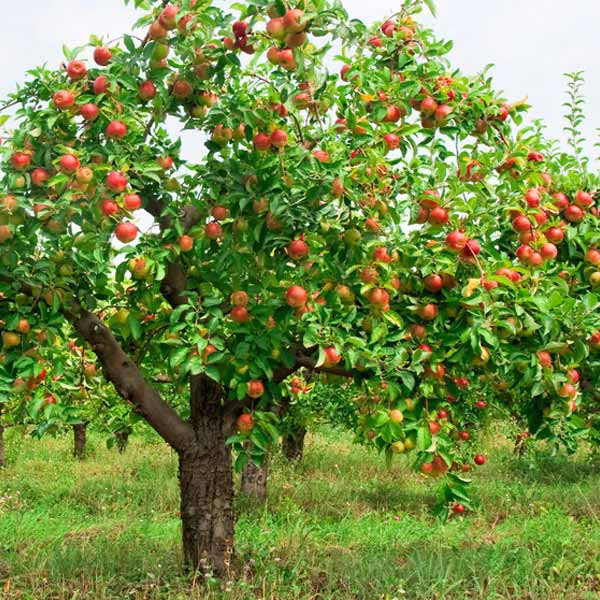
#> input picture LAB_5/apple.jpg, 600 x 600 px
$ python lab5_2_DS.py
#> lines starting #> are read from the running program, lines starting #| are printed output that depends on the picture; after the words box and inside, x2 and y2 are one past the last pixel; in counts of white or black regions, pixels touching at a corner belong together
import cv2
import numpy as np


IMAGE_PATH = "apple.jpg"

OUTPUT_CLUSTERED = "clustered_image.png"
OUTPUT_APPLES_MASK = "apples_mask.png"
OUTPUT_APPLES_SELECTED = "apples_selected.png"
OUTPUT_RESULT = "apples_counted_result.png"

K = 5

MIN_OBJECT_AREA = 80
MAX_OBJECT_AREA = 8000
MIN_CIRCULARITY = 0.20

SPLIT_CLUSTER_AREA = 500
MIN_APPLE_RADIUS = 5
PEAK_THRESHOLD = 0.45
MIN_FILL_RATIO = 0.20


image = cv2.imread(IMAGE_PATH)
#> image is the input picture: shape (600, 600, 3); mean B, G, R 70.7, 139.2, 119.3

if image is None:
    print("Image was not found")
    exit()

image = cv2.resize(image, (600, 600))
blurred = cv2.GaussianBlur(image, (5, 5), 0)
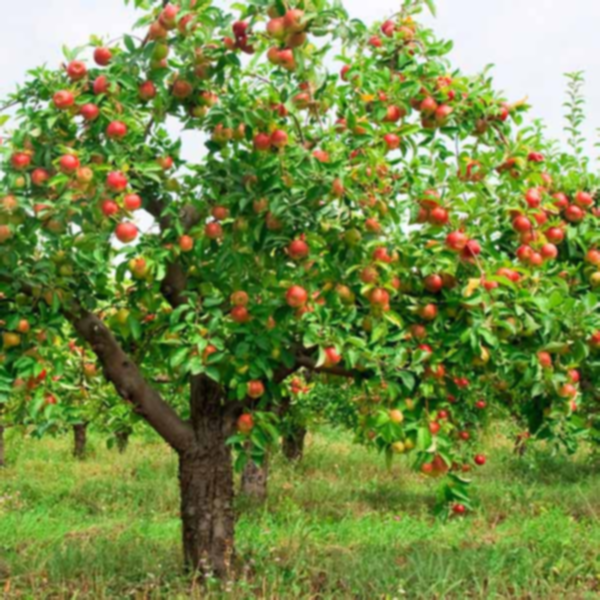
#> blurred: shape (600, 600, 3); mean B, G, R 70.7, 139.2, 119.3

lab_image = cv2.cvtColor(blurred, cv2.COLOR_BGR2LAB)
#> lab_image: shape (600, 600, 3); mean of channels 0, 1, 2 139.9, 110.7, 161.9

pixels = lab_image.reshape((-1, 3))
pixels = np.float32(pixels)

criteria = (
    cv2.TERM_CRITERIA_EPS + cv2.TERM_CRITERIA_MAX_ITER,
    100,
    0.2
)

_, labels, centers = cv2.kmeans(
    pixels,
    K,
    None,
    criteria,
    10,
    cv2.KMEANS_RANDOM_CENTERS
)
#> centers = [[237.8, 124.5, 131.2], [120.5, 104.3, 166.9], [67.98, 113.4, 153.6], [132.4, 152.1, 166.1], [169.6, 101.8, 173]]

centers = np.uint8(centers)
#> centers = [[237, 124, 131], [120, 104, 166], [67, 113, 153], [132, 152, 166], [169, 101, 173]]
labels = labels.flatten()

clustered_pixels = centers[labels]
clustered_lab = clustered_pixels.reshape(lab_image.shape)
#> clustered_lab: shape (600, 600, 3); mean of channels 0, 1, 2 139.2, 110.2, 161.4
clustered_bgr = cv2.cvtColor(clustered_lab, cv2.COLOR_LAB2BGR)
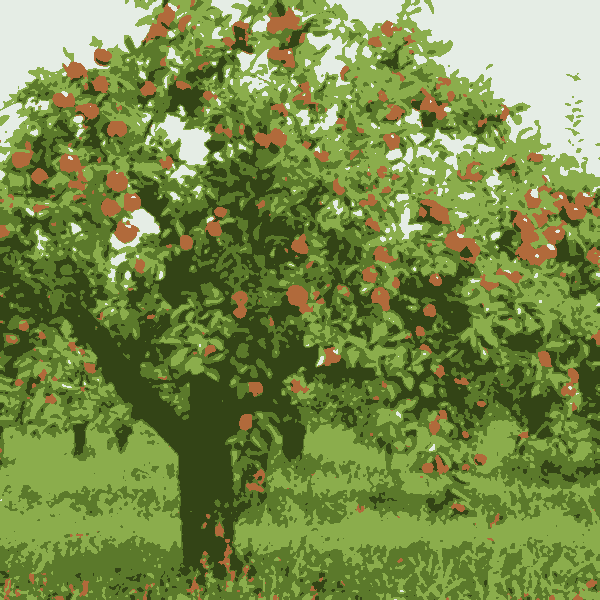
#> clustered_bgr: shape (600, 600, 3); mean B, G, R 72, 139.3, 119.6

centers_bgr = cv2.cvtColor(
    centers.reshape(1, K, 3),
    cv2.COLOR_LAB2BGR
).reshape(K, 3)
#> centers_bgr = [[229, 237, 229], [43, 121, 91], [22, 68, 51], [59, 106, 177], [76, 173, 139]]

centers_hsv = cv2.cvtColor(
    centers_bgr.reshape(1, K, 3),
    cv2.COLOR_BGR2HSV
).reshape(K, 3)
#> centers_hsv = [[60, 9, 237], [42, 164, 121], [41, 173, 68], [12, 170, 177], [41, 143, 173]]

apple_clusters = []

for i in range(K):
    h, s, v = centers_hsv[i]
    b, g, r = centers_bgr[i]

    if ((h <= 25 or h >= 165) and s > 60 and v > 80 and r > g and r > b):
        apple_clusters.append(i)
#> this loop made 5 passes
#> (h, s, v, b, g, r) on passes 1 to 5: (60, 9, 237, 229, 237, 229), (42, 164, 121, 43, 121, 91), (41, 173, 68, 22, 68, 51), (12, 170, 177, 59, 106, 177), (41, 143, 173, 76, 173, 139)
#> after the loop, apple_clusters = [3]

print("Apple color clusters:", apple_clusters)
#| Apple color clusters: [3]

mask = np.zeros(labels.shape, dtype=np.uint8)

for cluster_index in apple_clusters:
    mask[labels == cluster_index] = 255
#> this loop made 1 pass

mask = mask.reshape(image.shape[:2])
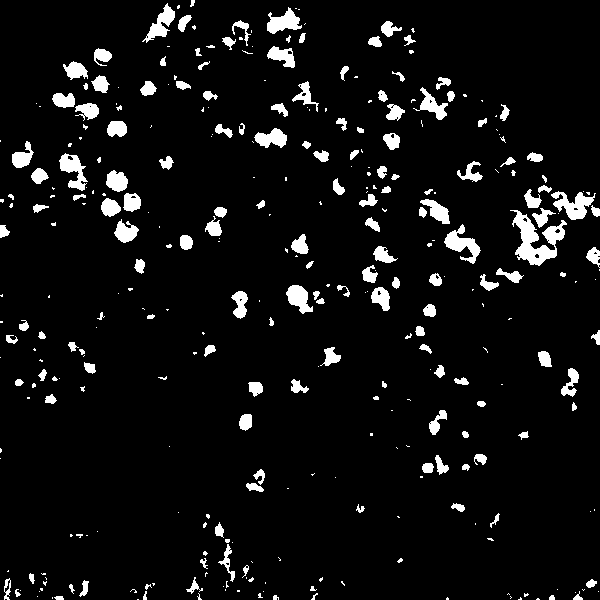
#> mask: shape (600, 600); 6.3% white; 341 white regions (182 under 20 px), largest, box (x1, y1, x2, y2) and area: (510, 210, 567, 266) 1337, (551, 191, 596, 220) 644, (444, 224, 481, 264) 598

kernel = np.ones((5, 5), np.uint8)

mask = cv2.morphologyEx(mask, cv2.MORPH_OPEN, kernel)
#> mask: shape (600, 600); 4.5% white; 125 white regions (1 under 20 px), largest, box (x1, y1, x2, y2) and area: (514, 213, 557, 265) 927, (555, 193, 593, 220) 521, (445, 232, 480, 256) 463
mask = cv2.morphologyEx(mask, cv2.MORPH_CLOSE, kernel)
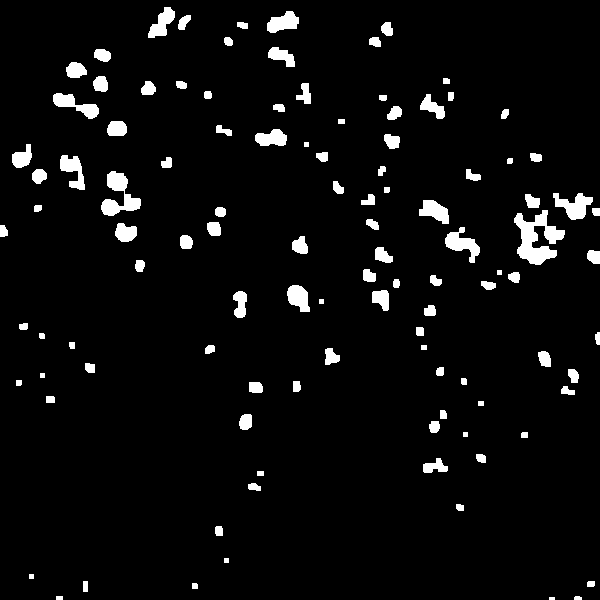
#> mask: shape (600, 600); 4.7% white; 109 white regions (1 under 20 px)

apples_selected = cv2.bitwise_and(image, image, mask=mask)
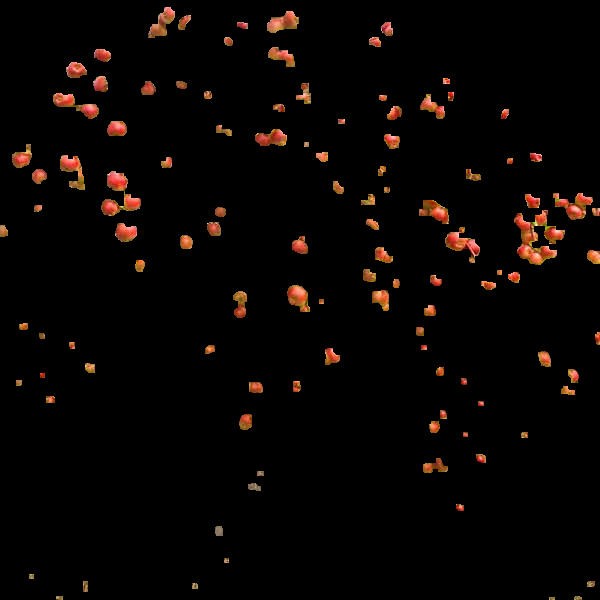
#> apples_selected: shape (600, 600, 3); mean B, G, R 2.6, 4.6, 8.7


def split_cluster_into_apples(cluster_mask, offset_x, offset_y):
    apples = []

    distance = cv2.distanceTransform(cluster_mask, cv2.DIST_L2, 5)
    max_distance = distance.max()

    if max_distance <= 0:
        return apples

    peaks = np.zeros(distance.shape, dtype=np.uint8)
    peaks[distance >= PEAK_THRESHOLD * max_distance] = 255

    small_kernel = np.ones((3, 3), np.uint8)
    peaks = cv2.erode(peaks, small_kernel, iterations=1)

    num_labels, components = cv2.connectedComponents(peaks)

    for component_index in range(1, num_labels):
        ys, xs = np.where(components == component_index)

        if len(xs) == 0:
            continue

        component_distances = distance[ys, xs]
        best_index = np.argmax(component_distances)

        center_y = ys[best_index]
        center_x = xs[best_index]
        radius = int(distance[center_y, center_x])

        if radius < MIN_APPLE_RADIUS:
            continue

        circle_mask = np.zeros(cluster_mask.shape, dtype=np.uint8)

        cv2.circle(
            circle_mask,
            (center_x, center_y),
            radius,
            255,
            -1
        )

        overlap = cv2.bitwise_and(cluster_mask, circle_mask)
        filled_pixels = cv2.countNonZero(overlap)

        circle_area = np.pi * radius * radius
        fill_ratio = filled_pixels / circle_area

        if fill_ratio < MIN_FILL_RATIO:
            continue

        apples.append((offset_x + center_x, offset_y + center_y, radius))

    filtered_apples = []

    for apple in sorted(apples, key=lambda item: item[2], reverse=True):
        ax, ay, ar = apple
        duplicate = False

        for saved in filtered_apples:
            sx, sy, sr = saved
            center_distance = np.sqrt((ax - sx) ** 2 + (ay - sy) ** 2)

            if center_distance < 0.7 * max(ar, sr):
                duplicate = True
                break

        if not duplicate:
            filtered_apples.append(apple)

    return filtered_apples


contours, _ = cv2.findContours(
    mask,
    cv2.RETR_EXTERNAL,
    cv2.CHAIN_APPROX_SIMPLE
)
#> contours = 109 contours, 10 with area under 20; largest, box (x1, y1, x2, y2) and area: (514, 210, 565, 265) 1254, (101, 171, 141, 216) 752, (553, 193, 593, 220) 520, (445, 227, 480, 263) 492, (53, 93, 99, 119) 456

result = image.copy()
apple_count = 0

for contour in contours:
    area = cv2.contourArea(contour)

    if area < MIN_OBJECT_AREA or area > MAX_OBJECT_AREA:
        continue

    x, y, w, h = cv2.boundingRect(contour)

    perimeter = cv2.arcLength(contour, True)
    if perimeter == 0:
        continue

    circularity = 4 * np.pi * area / (perimeter * perimeter)
    aspect_ratio = w / h

    local_mask = np.zeros((h, w), dtype=np.uint8)
    shifted_contour = contour - [x, y]

    cv2.drawContours(local_mask, [shifted_contour], -1, 255, -1)

    found_apples = []

    if area >= SPLIT_CLUSTER_AREA:
        found_apples = split_cluster_into_apples(local_mask, x, y)

    if len(found_apples) >= 2:
        for cx, cy, radius in found_apples:
            apple_count += 1

            cv2.circle(result, (cx, cy), radius, (255, 0, 0), 2)
            cv2.putText(
                result,
                str(apple_count),
                (cx - radius, cy - radius - 3),
                cv2.FONT_HERSHEY_SIMPLEX,
                0.45,
                (255, 0, 0),
                1
            )
    else:
        if circularity < MIN_CIRCULARITY:
            continue

        if aspect_ratio < 0.4 or aspect_ratio > 2.5:
            continue

        apple_count += 1

        center_x = x + w // 2
        center_y = y + h // 2
        radius = int(np.sqrt(area / np.pi))

        cv2.circle(result, (center_x, center_y), radius, (255, 0, 0), 2)
        cv2.putText(
            result,
            str(apple_count),
            (x, y - 5),
            cv2.FONT_HERSHEY_SIMPLEX,
            0.45,
            (255, 0, 0),
            1
        )
#> this loop made 109 passes
#> (area, x, y, w, h, perimeter, circularity, aspect_ratio) on passes 13, 17, 18, 23, 28, 31, 32, 40, 42, 43, 44, 45: (192.5, 423, 458, 25, 15, 75.56, 0.424, 1.67), (92.5, 429, 421, 11, 12, 37.9, 0.809, 0.917), (155, 239, 414, 13, 16, 48.14, 0.84, 0.812), (121.5, 249, 382, 14, 11, 43.07, 0.823, 1.27), (101, 568, 369, 11, 14, 41.31, 0.744, 0.786), (142.5, 538, 351, 13, 16, 48.73, 0.754, 0.812), (155.5, 325, 348, 15, 17, 55.56, 0.633, 0.882), (93.5, 424, 305, 12, 11, 39.07, 0.77, 1.09), (241.5, 233, 291, 14, 27, 76.87, 0.514, 0.519), (234, 372, 290, 17, 21, 66.14, 0.672, 0.81), (395, 287, 285, 23, 27, 84.28, 0.699, 0.852), (84, 481, 281, 15, 9, 39.31, 0.683, 1.67)
#> (area, x, y, w, h, perimeter, circularity, aspect_ratio) on passes 61, 68, 71: (1253.5, 514, 210, 51, 55, 301.1, 0.174, 0.927), (519.5, 553, 193, 40, 27, 135.4, 0.356, 1.48), (752, 101, 171, 40, 45, 197.4, 0.243, 0.889)
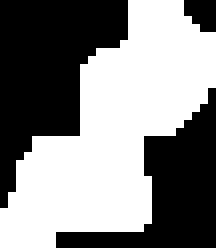
#> local_mask: shape (31, 27) (shown 8 times larger); 52.2% white; 3 black regions (1 under 20 px), largest, box (x1, y1, x2, y2) and area: (0, 0, 16, 26) 229, (7, 11, 27, 31) 158
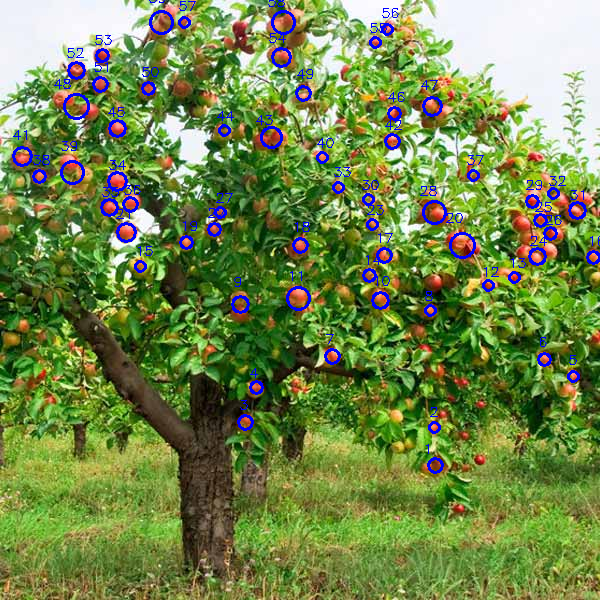
#> result: shape (600, 600, 3); 2.79% of pixels changed, all inside (x1, y1, x2, y2) = (12, 0, 600, 474)

cv2.imwrite(OUTPUT_CLUSTERED, clustered_bgr)
cv2.imwrite(OUTPUT_APPLES_MASK, mask)
cv2.imwrite(OUTPUT_APPLES_SELECTED, apples_selected)
cv2.imwrite(OUTPUT_RESULT, result)

print("Clustering and counting finished")
print("Saved files:")
print(OUTPUT_CLUSTERED)
print(OUTPUT_APPLES_MASK)
print(OUTPUT_APPLES_SELECTED)
print(OUTPUT_RESULT)
print("Detected apples:", apple_count)
#| Detected apples: 59
